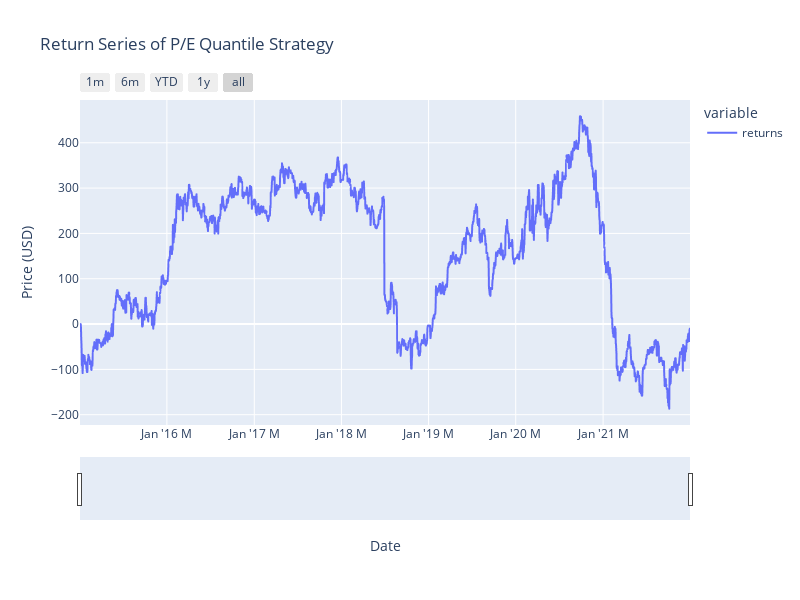

Notebook cell for this chart:
### Code cell
px_plot(
    pd.concat(returns_agg_lst),
    title='Return Series of P/E Quantile Strategy',
    labels={
        'value': 'Price (USD)',
        'dt': 'Date',
    },
)

### Figure 1 — Plotly figure (JSON) as saved in the notebook; plotly's stock layout.template omitted (floating-point values rounded to 4 significant figures; data arrays with more than 128 entries replaced by an {"elided": "..."} marker saying what was removed)
{"data": [{"hovertemplate": "variable=returns<br>Date=%{x|%B %d, %Y}<br>Price (USD)=%{y}<extra></extra>", "legendgroup": "returns", "line": {"color": "#636efa", "dash": "solid"}, "marker": {"symbol": "circle"}, "mode": "lines", "name": "returns", "showlegend": true, "type": "scattergl", "x": {"elided": "2550 str values"}, "xaxis": "x", "y": {"elided": "2550 float values"}, "yaxis": "y"}], "layout": {"height": 600, "legend": {"title": {"text": "variable"}, "tracegroupgap": 0}, "title": {"text": "Return Series of P/E Quantile Strategy"}, "width": 800, "xaxis": {"anchor": "y", "autorange": true, "domain": [0, 1], "range": ["2015-01-02", "2021-12-31"], "rangeselector": {"buttons": [{"count": 1, "label": "1m", "step": "month", "stepmode": "backward"}, {"count": 6, "label": "6m", "step": "month", "stepmode": "backward"}, {"count": 1, "label": "YTD", "step": "year", "stepmode": "todate"}, {"count": 1, "label": "1y", "step": "year", "stepmode": "backward"}, {"step": "all"}]}, "rangeslider": {"autorange": true, "range": ["2015-01-02", "2021-12-31"], "visible": true, "yaxis": {"_template": null, "rangemode": "match"}}, "tickformatstops": [{"dtickrange": [null, 1000], "value": "%H:%M:%S.%L ms"}, {"dtickrange": [1000, 60000], "value": "%H:%M:%S s"}, {"dtickrange": [60000, 3600000], "value": "%H:%M m"}, {"dtickrange": [3600000, 86400000], "value": "%H:%M h"}, {"dtickrange": [86400000, 604800000], "value": "%e. %b d"}, {"dtickrange": [604800000, "M1"], "value": "%e. %b w"}, {"dtickrange": ["M1", "M12"], "value": "%b '%y M"}, {"dtickrange": ["M12", null], "value": "%Y Y"}], "title": {"text": "Date"}, "type": "date"}, "yaxis": {"anchor": "x", "autorange": true, "domain": [0, 1], "range": [-222.7, 494.3], "title": {"text": "Price (USD)"}, "type": "linear"}}}
